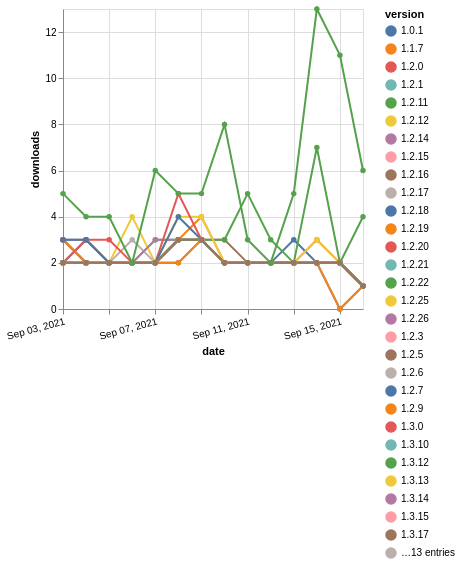

Describe this chart as a Vega-Lite specification.
### Vega-Lite specification from a JSON file in a GitHub repository (floating-point values rounded to 4 significant figures; data arrays with more than 128 entries replaced by an {"elided": "..."} marker saying what was removed)
{"$schema": "https://vega.github.io/schema/vega-lite/v5.json", "description": "A simple bar chart with embedded data.", "data": {"values": {"elided": "588 records"}}, "width": "container", "mark": {"type": "line", "point": {"filled": true}}, "encoding": {"x": {"field": "date", "type": "temporal", "timeUnit": "yearmonthdate", "title": "date", "axis": {"labelAngle": -15}}, "y": {"field": "delta", "type": "quantitative", "title": "downloads"}, "color": {"field": "version", "type": "nominal"}, "tooltip": {"field": "delta"}}}
